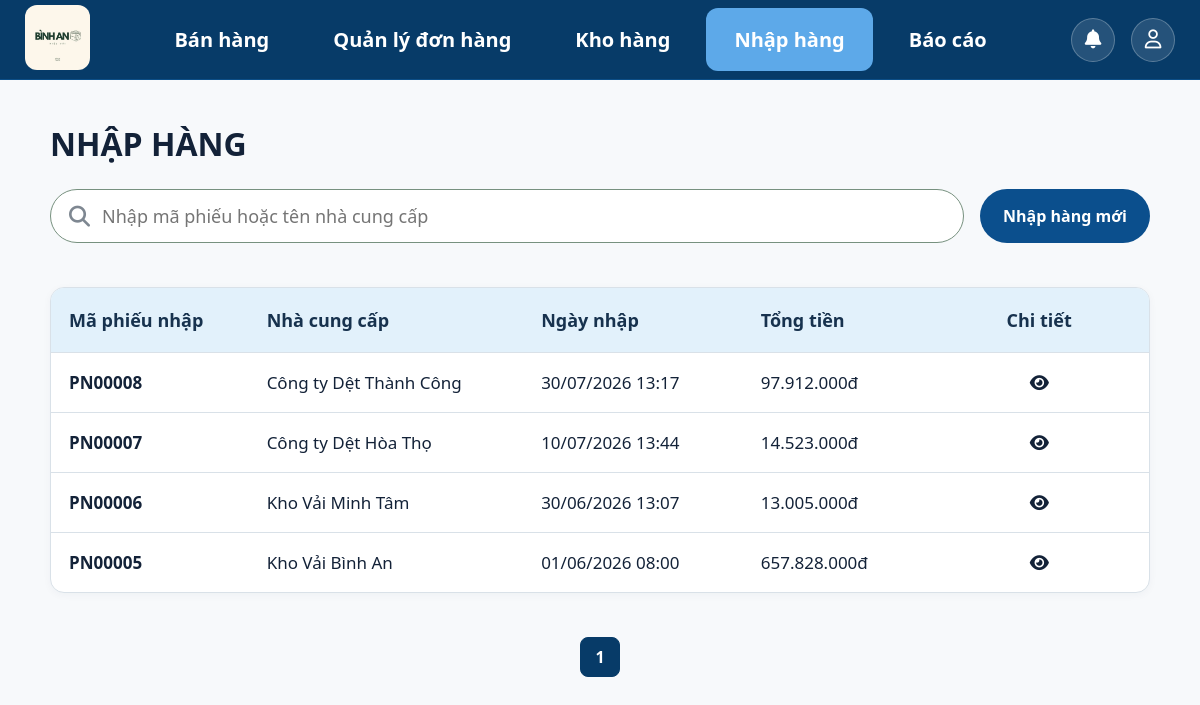
The app's page /inventory/purchase/ (signed in), older data.
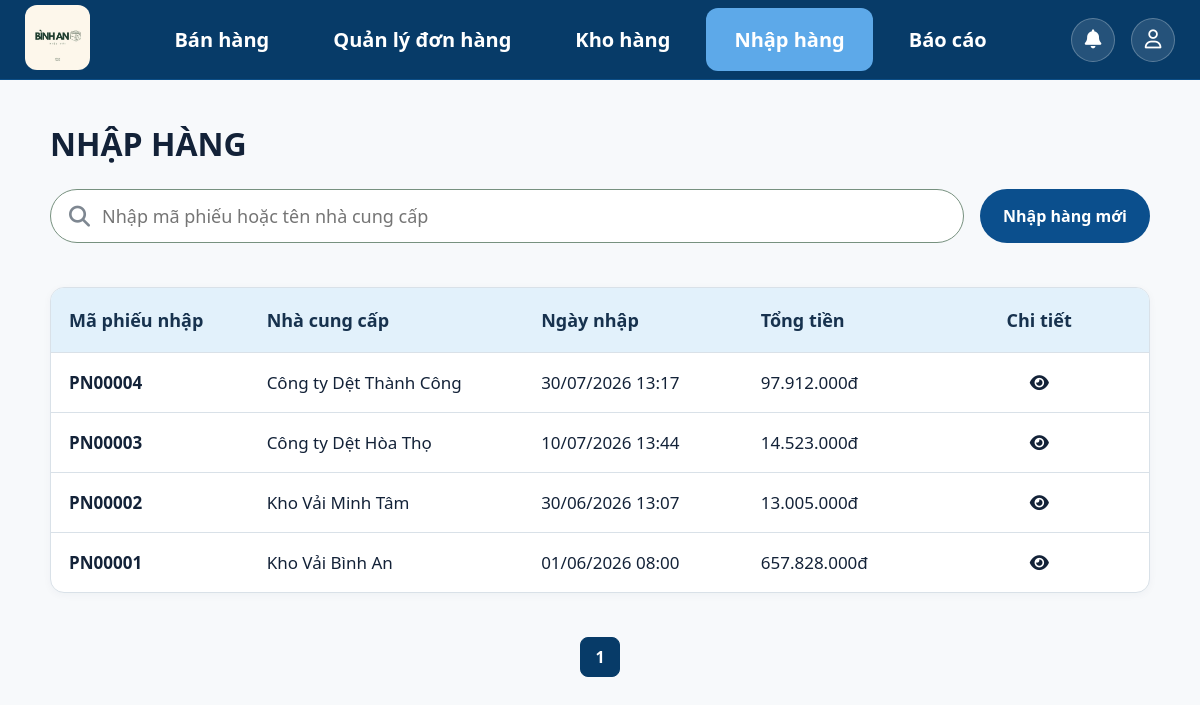
The same page, newer data.
### inventory/models.py (models this page shows, shortened)
class PurchaseReceipt(models.Model):
    employee = models.ForeignKey(settings.AUTH_USER_MODEL, on_delete=models.PROTECT, related_name="purchase_receipts",verbose_name="Người lập"
    )
    supplier_name = models.CharField( max_length=200,verbose_name="Tên nhà cung cấp")
    supplier_phone = models.CharField(max_length=15,blank=True,verbose_name="SĐT nhà cung cấp")
    total_amount = models.DecimalField( max_digits=14, decimal_places=0,default=0,verbose_name="Tổng tiền")
    created_at = models.DateTimeField( auto_now_add=True,verbose_name="Ngày nhập")
    updated_at = models.DateTimeField(auto_now=True)
    class Meta:
        verbose_name = "Phiếu nhập"
        verbose_name_plural = "Phiếu nhập"
        ordering = ["-created_at"]
    @property
    def purchase_code(self):
        return f"PN{self.pk:05d}"

### inventory/views.py (the view)
# urls.py: path("purchase/", views.purchase_list, name="purchase_list",),
@login_required(login_url="login")
def purchase_list(request):
    query = request.GET.get("q", "").strip()
    purchases = process_search_purchase(query=query)
    paginator = Paginator(purchases, 10)
    page_number = request.GET.get("page")
    page_obj = paginator.get_page(page_number)
    return render(
        request,
        "inventory/purchase_management.html",
        {
            "purchases": page_obj,
            "page_obj": page_obj,
            "query": query,
        },
    )

### accounts/context_processors.py (called while the page is built)
def notifications_context(request):
    if request.user.is_authenticated:
        user_notifications = Notification.objects.filter(receiver=request.user).order_by("-created_at")[:10]
        unread_count = Notification.objects.filter(receiver=request.user, is_read=False).count()
        return {
            "notifications": user_notifications,
            "unread_notification_count": unread_count,
        }
    return {
        "notifications": [],
        "unread_notification_count": 0,
    }

### accounts/models.py (called while the page is built)
    @property
    def is_owner(self):
        return self.role == self.Role.OWNER

### inventory/utils.py (called while the page is built, shortened)
def process_search_purchase(query=""):
    purchases = PurchaseReceipt.objects.select_related("employee").all().order_by("-created_at")
    query = query.strip() if query else ""
    return purchases

### sales/templatetags/money.py (called while the page is built)
@register.filter
def money(value):
    if value in [None, ""]:
        return ""
    try:
        numeric_value = float(value)
        return f"{numeric_value:,.0f}".replace(",", ".") + "đ"
    except (ValueError, TypeError):
        return value

### templates/inventory/purchase_management.html (shortened to what this page needs)
{% extends "base.html" %}
{% load static %}
{% load money%}
{% block nav_purchase %}
    active
{% endblock %}
{% block css %}
<link rel="stylesheet" href="{% static 'css/orders_management.css' %}">
<link rel="stylesheet" href="{% static 'css/layout.css' %}">
<link rel="stylesheet" href="{% static 'css/base.css' %}">
<link rel="stylesheet" href="{% static 'css/inventory.css' %}">
{% endblock %}
{% block content %}
    <div class="page-content">
        <div class="page-heading">
            <div>
                <h1>NHẬP HÀNG</h1>
            </div>
        </div>
        <div class="search-header">
            <form id="searchForm" class="search-form"method="get">
                <i class="fa-solid fa-magnifying-glass"></i>
                <input id="q" name="q" value="{{ query }}" placeholder="Nhập mã phiếu hoặc tên nhà cung cấp" autocomplete="off">
            </form>
            <div class="search-actions">
                <a href="{% url 'inventory:purchase_create' %}" class="btn-add">
                    Nhập hàng mới
                </a>
            </div>
        </div>
        <section class="table-card">
            <table>
                <thead>
                    <tr>
                        <th width="18%">Mã phiếu nhập</th>
                        <th width="25%">Nhà cung cấp</th>
                        <th width="20%">Ngày nhập</th>
                        <th width="17%">Tổng tiền</th>
                        <th width="20%">Chi tiết</th>
                    </tr>
                </thead>
                <tbody id="purchase-list-body">
                    {% for purchase in purchases %}
                        <tr class="purchase-row"
                            data-id="{{ purchase.id }}"
                            data-status="{{ purchase.status }}"
                            onclick="window.location='{% url 'inventory:purchase_detail' purchase.id %}'"
                            style="cursor: pointer;">
                            <td><strong>{{ purchase.purchase_code }}</strong></td>
                            <td>{{ purchase.supplier_name|default:"Nhà cung cấp lẻ" }}</td>
                            <td>{{ purchase.created_at|date:"d/m/Y H:i" }}</td>
                            <td class="total-money">{{ purchase.total_amount|money }}</td>
                            <td><i class="fa-solid fa-eye"></i></td>
                        </tr>
                    {% empty %}
                        <tr>
                            <td colspan="5" class="empty-state" style="text-align: center; padding: 30px; color: #666;">
                                Chưa có phiếu nhập nào
                            </td>
                        </tr>
                    {% endfor %}
                </tbody>
            </table>
        </section>
        <div class="pagination">
            {% for num in page_obj.paginator.page_range %}
                {% if page_obj.number == num %}
                    <span class="current">{{ num }}</span>
                {% elif num > page_obj.number|add:'-3' and num < page_obj.number|add:'3' %}
                    <a href="?page={{ num }}&q={{ query }}">
                        {{ num }}
                    </a>
                {% endif %}
            {% endfor %}
        </div>
    </div>
{% endblock%}

### templates/base.html (shortened to what this page needs)
{% load static %}
<!DOCTYPE html>
<html lang="vi">
<head>
    <link rel="stylesheet" href="https://cdnjs.cloudflare.com/ajax/libs/font-awesome/6.6.0/css/all.min.css">
    <link rel="stylesheet" href="{% static 'css/base.css' %}">
    {% block css %}{% endblock %}
</head>
<body>
<header class="header">
    <div class="logo">
        <img src="{% static 'img/logo.jpg' %}" alt="Logo">
    </div>
    <nav class="navbar">
        {% if user.is_authenticated %}
            <a href="{% url 'sales:homepage' %}" class="nav-item {% block nav_sales %}{% endblock %}">Bán hàng</a>
            <a href="{% url 'sales:orders_management' %}" class="nav-item {% block nav_order %}{% endblock %}">Quản lý đơn hàng</a>
            <a href="{% url 'inventory:product_list' %}" class="nav-item {% block nav_product %}{% endblock %}">Kho hàng</a>
            {% if user.is_owner %}
                <a href="{% url 'inventory:purchase_list' %}" class="nav-item {% block nav_purchase %}{% endblock %}">Nhập hàng</a>
                <a href="{% url 'sales:reports' %}" class="nav-item {% block nav_reports %}{% endblock %}">Báo cáo</a>
            {% endif %}
        {% endif %}
    </nav>
    <div class="header-right">
        <div class="notification-dropdown">
            <button type="button" class="notification-btn" title="Thông báo" id="btn-toggle-notif">
                <i class="fa-solid fa-bell"></i>
            </button>
        </div>
        <div class="user-dropdown">
            <button type="button" class="user-btn" title="{{ request.user.full_name  }}" id="btn-toggle-user">
                <i class="fa-regular fa-user"></i>
            </button>
        </div>
    </div>
</header>
<main>
    {% block content %}{% endblock %}
</main>
</body>
</html>

### static/css/base.css (style rules this page uses)
* { margin: 0; padding: 0; box-sizing: border-box; font-family: "Segoe UI", sans-serif; }
body { background: #f5f6f8; color: #132238; }
main { width: 100%; }
.header { height: 80px; background: #073B68; display: flex; justify-content: space-between; align-items: center; padding: 0 25px; border-bottom: 1px solid #0c4e87; position: relative; z-index: 1000; }
.logo img { height: 65px; border-radius: 12px; }
.navbar { display: flex; align-items: center; gap: 8px; }
.nav-item { color: white; text-decoration: none; padding: 18px 28px; font-size: 20px; font-weight: 600; border-radius: 12px; transition: .2s; }
.nav-item.active { background: #5da9e9; border-radius: 12px; }
.header-right { display: flex; align-items: center; gap: 16px; }
.notification-dropdown, .user-dropdown { position: relative; display: inline-block; }
.notification-dropdown::after, .user-dropdown::after { content: ""; position: absolute; bottom: -12px; left: 0; right: 0; height: 12px; }
.notification-btn, .user-btn { position: relative; width: 44px; height: 44px; border: 1px solid rgba(255, 255, 255, 0.25); border-radius: 50%; background: rgba(255, 255, 255, 0.12); color: #ffffff; cursor: pointer; font-size: 19px; display: flex; align-items: center; justify-content: center; transition: all 0.2s ease; }

### static/css/orders_management.css (style rules this page uses)
.btn-add { display: inline-flex; align-items: center; justify-content: center; min-width: 140px; height: 54px; padding: 0 22px; background: #0b4f8d; color: #fff; border-radius: 28px; font-size: 16px; font-weight: 700; text-decoration: none; border: 1px solid transparent; transition: .2s; }
.table-card table th:last-child, .table-card table td:last-child, #order-list-body td:last-child { text-align: center !important; vertical-align: middle !important; }
.search-header { display:flex; align-items:flex-start; justify-content:space-between; gap:16px; flex-wrap:wrap; margin-bottom:16px; }
.search-form { flex:1 1 700px; min-height:54px; padding:10px 18px; border:1px solid #77917f; background:#fff; border-radius:28px; display:flex; align-items:center; gap:12px; min-width:0; }
.search-form i { color:#7e8791; font-size:21px; }
.search-form input { flex:1; min-width:150px; border:0; outline:0; font-size:18px; }
.search-actions { display:flex; align-items:center; gap:12px; flex-wrap:wrap; }

### static/css/layout.css (style rules this page uses)
.page-content { max-width:1440px; margin:0 auto; padding:42px 50px 60px; }
.page-heading { display:flex; justify-content:space-between; align-items:center; gap:24px; margin-bottom:24px; }
.page-heading h1 { margin:0; font-size:32px; color:#132238; font-weight:700; }
.search-form { width:min(860px,100%); min-height:54px; display:flex; align-items:center; gap:12px; padding:6px 18px; margin-bottom:28px; background:#fff; border:1px solid #77917f; border-radius:28px; }
.search-form i { color:#7e8791; font-size:20px; }
.search-form input { flex:1; border:none; outline:none; font-size:17px; background:transparent; }
.table-card { overflow:hidden; background:#fff; border:1px solid #d9e1e8; border-radius:14px; box-shadow:0 2px 8px rgba(17,42,73,.04); }
.table-card table { width:100%; border-collapse:collapse; }
.table-card thead th { padding:20px 18px; background:#e2f1fb; color:#17324e; font-size:18px; text-align:left; }
.table-card tbody td { padding:18px; border-top:1px solid #d9e1e8; font-size:17px; }
.pagination { margin-top: 36px !important; margin-bottom: 28px !important; padding: 8px 0 !important; display: flex; justify-content: center; align-items: center; gap: 8px; }
.pagination a, .pagination span { min-width: 40px; height: 40px; display: flex; justify-content: center; align-items: center; border: 1px solid #dcdcdc; border-radius: 8px; text-decoration: none; color: #073B68; font-weight: 600; transition: .2s; }
.pagination .current { background: #073B68; color: white; border-color: #073B68; }

Row changes from the older to the newer data that the page shows:
removed PurchaseReceipt: purchase_code "PN00008", supplier_name "Công ty Dệt Thành Công", created_at "30/07/2026 13:17", total_amount "97.912.000đ"
removed PurchaseReceipt: purchase_code "PN00007", supplier_name "Công ty Dệt Hòa Thọ", created_at "10/07/2026 13:44", total_amount "14.523.000đ"
removed PurchaseReceipt: purchase_code "PN00006", supplier_name "Kho Vải Minh Tâm", created_at "30/06/2026 13:07", total_amount "13.005.000đ"
removed PurchaseReceipt: purchase_code "PN00005", supplier_name "Kho Vải Bình An", created_at "01/06/2026 08:00", total_amount "657.828.000đ"
added PurchaseReceipt: purchase_code "PN00004", supplier_name "Công ty Dệt Thành Công", created_at "30/07/2026 13:17", total_amount "97.912.000đ"
added PurchaseReceipt: purchase_code "PN00003", supplier_name "Công ty Dệt Hòa Thọ", created_at "10/07/2026 13:44", total_amount "14.523.000đ"
added PurchaseReceipt: purchase_code "PN00002", supplier_name "Kho Vải Minh Tâm", created_at "30/06/2026 13:07", total_amount "13.005.000đ"
added PurchaseReceipt: purchase_code "PN00001", supplier_name "Kho Vải Bình An", created_at "01/06/2026 08:00", total_amount "657.828.000đ"
